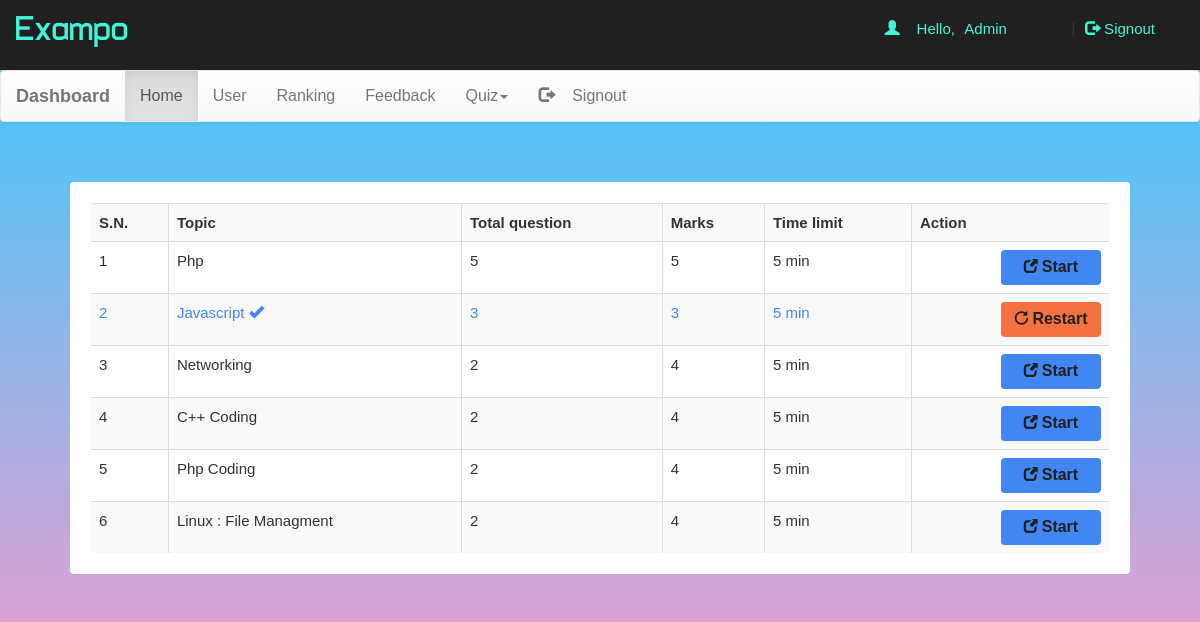
Screenshot of /dash.php?q=0 (signed in) with the database file from the repository.
### tables this page shows
CREATE TABLE `quiz` (
  `eid` text NOT NULL,
  `title` varchar(100) NOT NULL,
  `sahi` int(11) NOT NULL,
  `wrong` int(11) NOT NULL,
  `total` int(11) NOT NULL,
  `time` bigint(20) NOT NULL,
  `intro` text NOT NULL,
  `tag` varchar(100) NOT NULL,
  `date` timestamp NOT NULL DEFAULT CURRENT_TIMESTAMP ON UPDATE CURRENT_TIMESTAMP
);

### dash.php (the view, shortened to what this page needs)
<!DOCTYPE html PUBLIC "-//W3C//DTD XHTML 1.0 Transitional//EN" "http://www.w3.org/TR/xhtml1/DTD/xhtml1-transitional.dtd">
<html xmlns="http://www.w3.org/1999/xhtml">
<head>
<link  rel="stylesheet" href="css/bootstrap.min.css"/>
 <link  rel="stylesheet" href="css/bootstrap-theme.min.css"/>
 <link rel="stylesheet" href="css/main.css">
 <link  rel="stylesheet" href="css/font.css">
 <link rel="stylesheet" type="text/css" href="https://maxcdn.bootstrapcdn.com/bootstrap/3.3.7/css/bootstrap.min.css">
<link rel="stylesheet" type="text/css" href="https://cdn.datatables.net/1.10.19/css/dataTables.bootstrap.min.css">
</head>
<body  style="background: linear-gradient(to bottom, #33ccff 0%, #ff99cc 100%);min-height:751px;">
<div class="header">
<div class="row">
<div class="col-lg-6">
<span class="logo">Exampo</span></div>
<?php
 include_once 'dbConnection.php';
$email=$_SESSION['email'];
  if(!(isset($_SESSION['email']))){
header("location:index.php");
}
else
{
$name = $_SESSION['name'];;
echo '<span class="pull-right top title1" ><span class="log1"><span class="glyphicon glyphicon-user" aria-hidden="true"></span>&nbsp;&nbsp;&nbsp;&nbsp;Hello,</span> <a href="account.php" class="log log1">'.$name.'</a>&nbsp;|&nbsp;<a href="logout.php?q=account.php" class="log"><span class="glyphicon glyphicon-log-out" aria-hidden="true"></span>&nbsp;Signout</button></a></span>';
}?>
</div></div>
<nav class="navbar navbar-default title1">
  <div class="container-fluid">
    <div class="navbar-header">
      <a class="navbar-brand" href="dash.php?q=0"><b>Dashboard</b></a>
    </div>
    <div class="collapse navbar-collapse" id="bs-example-navbar-collapse-1">
      <ul class="nav navbar-nav">
        <li <?php if(@$_GET['q']==0) echo'class="active"'; ?>><a href="dash.php?q=0">Home<span class="sr-only">(current)</span></a></li>
        <li <?php if(@$_GET['q']==1) echo'class="active"'; ?>><a href="dash.php?q=1">User</a></li>
		<li <?php if(@$_GET['q']==2) echo'class="active"'; ?>><a href="dash.php?q=2">Ranking</a></li>
		<li <?php if(@$_GET['q']==3) echo'class="active"'; ?>><a href="dash.php?q=3">Feedback</a></li>
        <li class="dropdown <?php if(@$_GET['q']==4 || @$_GET['q']==5) echo'active"'; ?>">
          <a href="#" class="dropdown-toggle" data-toggle="dropdown" role="button" aria-haspopup="true" aria-expanded="false">Quiz<span class="caret"></span></a>
        </li><li class="pull-right"> <a href="logout.php?q=account.php"><span class="glyphicon glyphicon-log-out" aria-hidden="true"></span>&nbsp;&nbsp;&nbsp;&nbsp;Signout</a></li>
      </ul>
          </div>
  </div>
</nav>
<div class="container">
<div class="row">
<div class="col-md-12">
<?php if(@$_GET['q']==0) {
$result = mysqli_query($con,"SELECT * FROM quiz ORDER BY date DESC") or die('Error');
echo  '<div class="panel"><div class="table-responsive"><table class="table table-striped table-bordered dataTable no-footer">
<tr><td><b>S.N.</b></td><td><b>Topic</b></td><td><b>Total question</b></td><td><b>Marks</b></td><td><b>Time limit</b></td><td><b>Action</b></td></tr>';
$c=1;
while($row = mysqli_fetch_array($result)) {
	$title = $row['title'];
	$total = $row['total'];
	$sahi = $row['sahi'];
    $time = $row['time'];
	$eid = $row['eid'];
$q12=mysqli_query($con,"SELECT score FROM history WHERE eid='$eid' AND email='$email'" )or die('Error98');
$rowcount=mysqli_num_rows($q12);
if($rowcount == 0){
	echo '<tr><td>'.$c++.'</td><td>'.$title.'</td><td>'.$total.'</td><td>'.$sahi*$total.'</td><td>'.$time.'&nbsp;min</td>
	<td><b><a href="account.php?q=quiz&step=2&eid='.$eid.'&n=1&t='.$total.'" class="pull-right btn sub1" style="margin:0px;background:#4286f4"><span class="glyphicon glyphicon-new-window" aria-hidden="true"></span>&nbsp;<span class="title1"><b>Start</b></span></a></b></td></tr>';
}
else
{
echo '<tr style="color:#4286f4"><td>'.$c++.'</td><td>'.$title.'&nbsp;<span title="This quiz is already solve by you" class="glyphicon glyphicon-ok" aria-hidden="true"></span></td><td>'.$total.'</td><td>'.$sahi*$total.'</td><td>'.$time.'&nbsp;min</td>
	<td><b><a href="update.php?q=quizre&step=25&eid='.$eid.'&n=1&t='.$total.'" class="pull-right btn sub1" style="margin:0px;background:#f47141"><span class="glyphicon glyphicon-repeat" aria-hidden="true"></span>&nbsp;<span class="title1"><b>Restart</b></span></a></b></td></tr>';
}
}
echo '</table></div></div>';
}
?>
</table></div></div>
</table></div></div>
</body>
</html>

### css/main.css (style rules this page uses)
body { overflow-x:hidden; width:100%; font: 15px "Century Gothic", "Times Roman", sans-serif; background:#eee; min-height:550px; background-attachment:fixed; }
.panel { border-color:#eee; margin:40px; padding:20px; font: 15px "Century Gothic", "Times Roman", sans-serif; }
.header { background:#202020; height:70px; }
.logo { font-family:'typo'; font-size:35px; color:#42f4d7; margin:15px; }
.title1 { font: 16px "Century Gothic", "Times Roman", sans-serif; }
.sub1 { width:90px; color:#202020; background:#42f4d7; font-size:15px; height:35px; margin:20px; padding:10px; width:100px; }
.top { margin-top:20px; }
.log1 { font: 15px 'Ubuntu', sans-serif; color:#42f4d7; margin-left:10px; }
.log { margin:10px; margin-right:60px; margin-left:5px; color:#42f4d7; text-decoration:none; font-size:20px; font-size:15px; }

### rows the page displays
quiz: title "Php", total "5", $sahi*$total "5", time "5"
quiz: title "Javascript", total "3", $sahi*$total "3", time "5"
quiz: title "Networking", total "2", $sahi*$total "4", time "5"
quiz: title "C++ Coding", total "2", $sahi*$total "4", time "5"
quiz: title "Php Coding", total "2", $sahi*$total "4", time "5"
quiz: title "Linux : File Managment", total "2", $sahi*$total "4", time "5"

### other values shown
$name "Admin"
